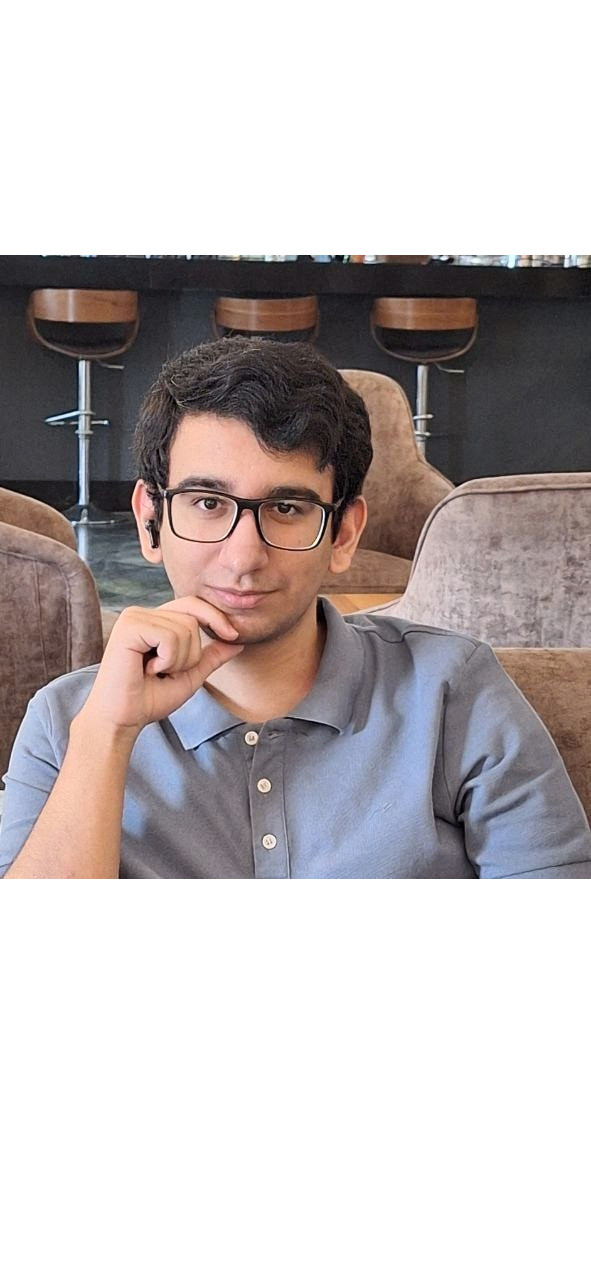
#> input picture profile_image.png, 591 x 1280 px
$ python prepare-profile.py
#> lines starting #> are read from the running program, lines starting #| are printed output that depends on the picture
"""Prepare responsive, lossless portrait assets from the supplied photograph."""

from pathlib import Path

from PIL import Image, ImageOps


ROOT = Path(__file__).resolve().parent.parent
SIZES = (125, 150, 250, 300, 375, 450, 591)

with Image.open(ROOT / "profile_image.png") as original:
#> original is the input picture: PIL image 591x1280 RGB; mean R, G, B 191, 183.8, 183.9
    photo = ImageOps.exif_transpose(original).convert("RGB")
    side = min(photo.size)
#> side = 591
    left = (photo.width - side) // 2
#> left = 0
    # Preserve the portrait framing previously used by CSS object-position: 42%.
    top = round((photo.height - side) * 0.42)
#> top = 289
    portrait = photo.crop((left, top, left + side, top + side))
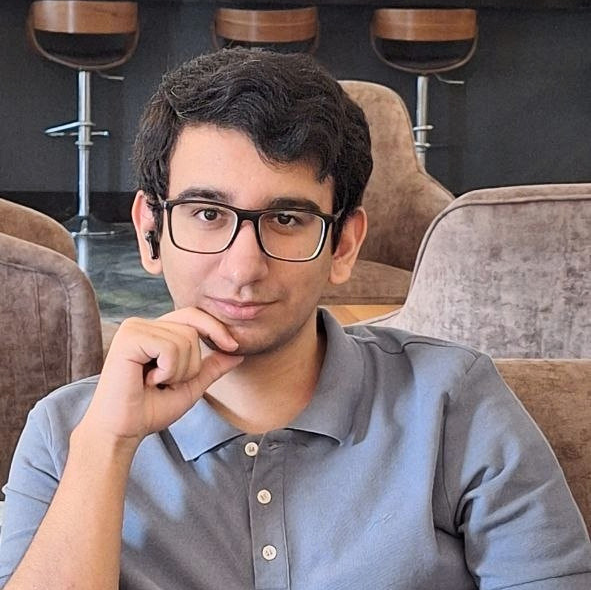
#> portrait: PIL image 591x591 RGB; mean R, G, B 127.9, 112.4, 112.3

    for size in SIZES:
        if size > side:
            raise ValueError("Profile assets must not upscale the source photograph")
        output = ROOT / "assets" / f"profile-{size}.png"
        portrait.resize((size, size), Image.Resampling.LANCZOS).save(
            output, optimize=True
        )
        print(output.relative_to(ROOT))
#> this loop made 7 passes
#> pass 1, `portrait.resize((size, size), Image.Resampling.LANCZOS).save( output, ..`:
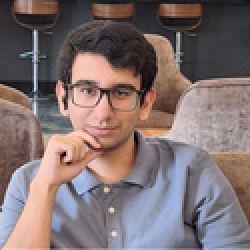
#> saved as profile-125.png: PIL image 125x125 RGB (shown 2 times larger); mean R, G, B 127.8, 112.3, 112.3
#> pass 2, `portrait.resize((size, size), Image.Resampling.LANCZOS).save( output, ..`:
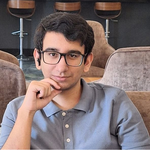
#> saved as profile-150.png: PIL image 150x150 RGB; mean R, G, B 127.8, 112.3, 112.3
